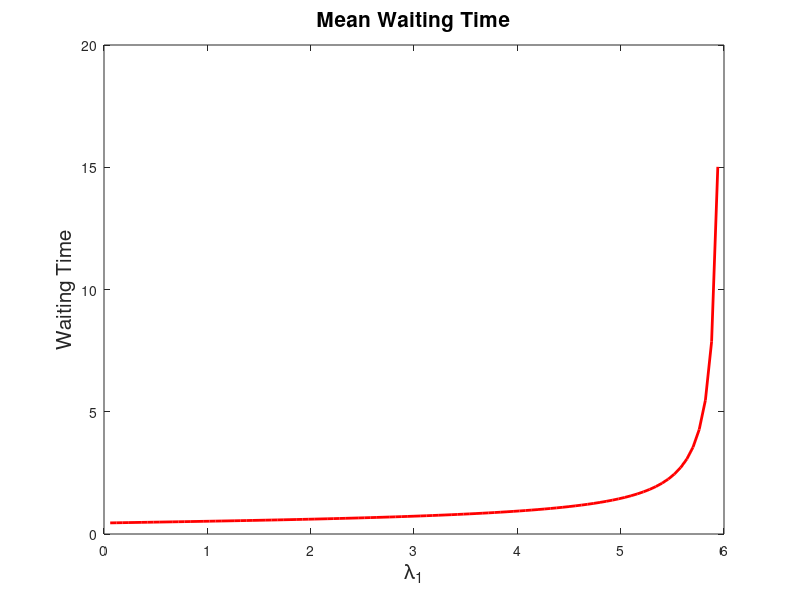

MATLAB code for this plot:
addpath(pwd);
% (2)
function [rho,is_ergodic] = intensities(lambda,mu)
rho(1) = lambda(1)/mu(1);
rho(2) = (lambda(2) + 2*lambda(1)/7)/mu(2);
rho(3) = (4*lambda(1)/7)/mu(3);
rho(4) = (3*lambda(1)/7)/mu(4);
rho(5) = (lambda(2) + (4/7)*lambda(1))/mu(5);
is_ergodic = true;
for i=1:5 
  printf('Q%d: %f\n',i,rho(i));
  is_ergodic  = is_ergodic && (rho(i) < 1)
endfor
printf("Ergodicity: %d \n",is_ergodic)
endfunction
% (3)
function [Rho] = mean_clients(lambda,mu)
[rho,is_ergodic] = intensities(lambda,mu);
Rho = rho ./ (1-rho);
for i=1:5 
  printf("Mean Clients at Q%d: %d\n",i,Rho(i))
endfor
endfunction
% (4)
l = 4;
lambda = [l,1];
mu = [6,5,8,7,6];
Rho = mean_clients(lambda,mu);
sumation = sum(Rho)/sum(lambda);
printf("Average service time: %d", sumation);

% (6)

max_lambda = 6
for i=1:99
   l = max_lambda*i/100;
   vec_lambda(i) = l;
   lambda = [l,1];
   mu = [6,5,8,7,6];
   vec_sum(i) = sum(mean_clients(lambda,mu))/sum(lambda);
endfor

figure(1);
plot(vec_lambda,vec_sum,"r","linewidth",2);
title("Mean Waiting Time","fontsize", 15);
xlabel('\lambda_1',"fontsize", 15);
ylabel("Waiting Time","fontsize", 15);
saveas (1, "figure2.png");

clc;
clear all;
close all;
exit;
%intensities([1,2],[2,5,3,4,5]);
